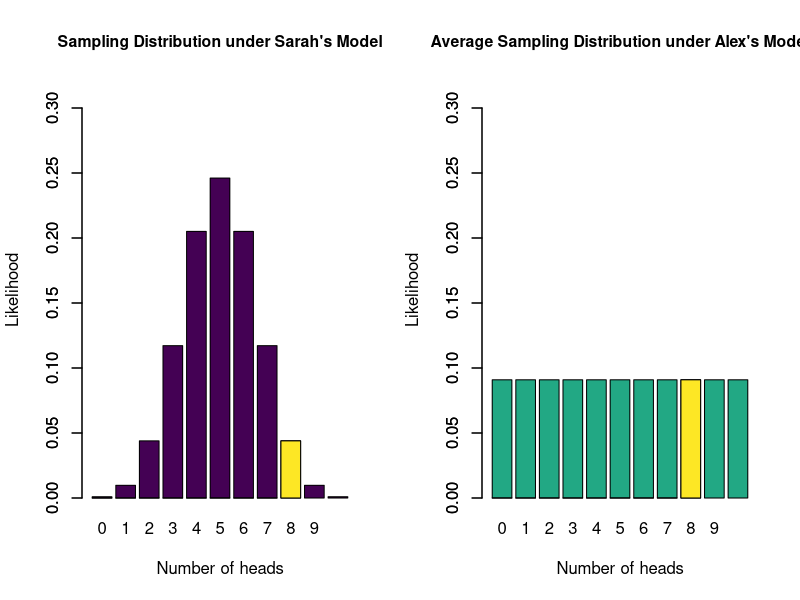

Source code (R):
## ---- chunk 1
par(mfrow = c(1, 2), cex.main = 0.95)
cols <- viridis::viridis(6)
barplot(dbinom(0:10, 10, 0.5), names.arg = 0:10, xlab = "Number of heads", ylab = "Likelihood",
        main = "Sampling Distribution under Sarah's Model", col = cols[1], ylim = c(0,0.32))
barplot(c(rep(0, 8), dbinom(8, 10, 0.5)), add = TRUE, col = cols[6])

barplot(rep(1/11, 11), names.arg = 0:10, xlab = "Number of heads", ylab = "Likelihood",
        main = "Average Sampling Distribution under Alex's Model", col = cols[4], ylim = c(0,0.32))
barplot(c(rep(0, 8), 1/11), add = TRUE, col = cols[6])
